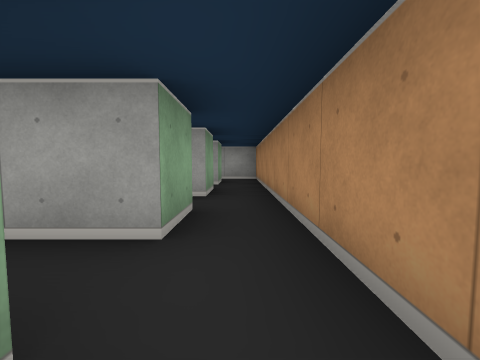
view 1 (above)

15 first-person views from a walk through a cub3D level. The camera is about half as high as the walls, tilts 4° down and sees 90° across. The floor is counted in squares. Each view is taken from the middle of a square. On the plan, view 1 faces up. The plan holds only what a view shows up to about 9 squares ahead; the rest is blank.

view 2
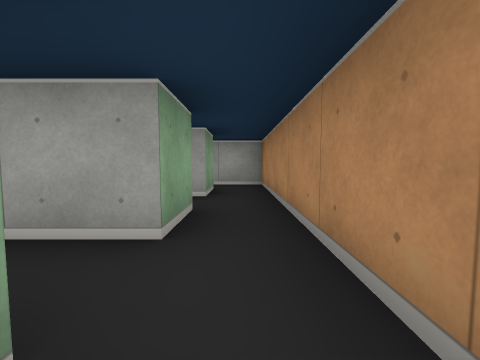

view 3
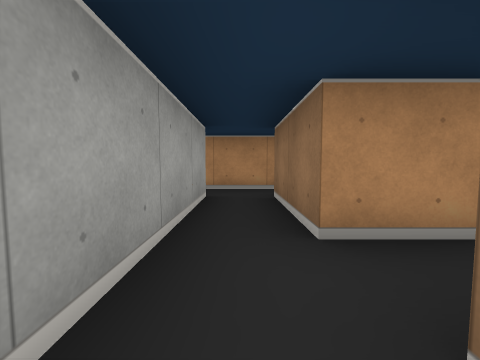

view 4
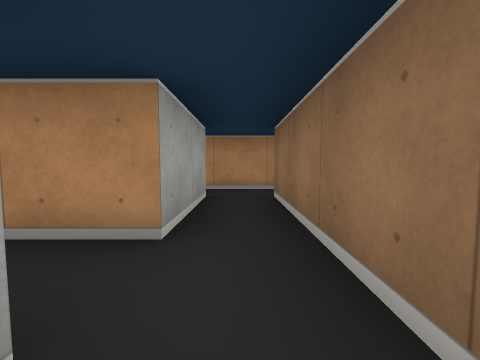

view 5
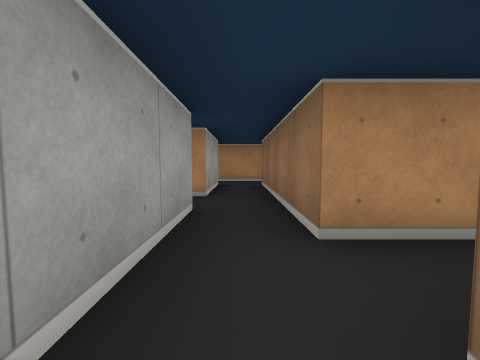

view 6
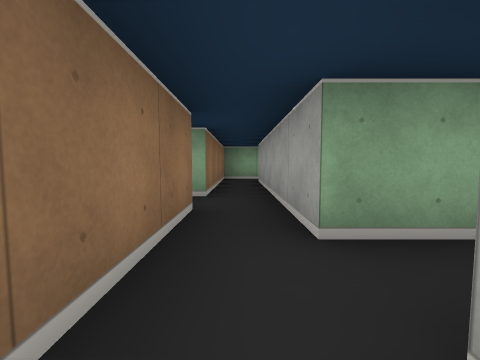

view 7
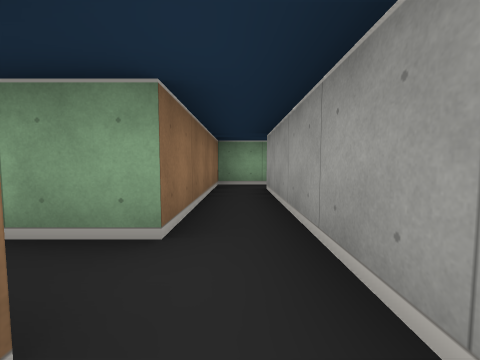

view 8
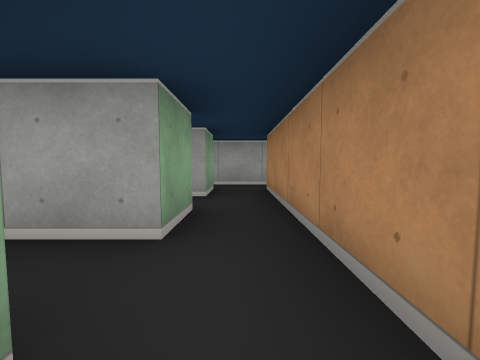

view 9
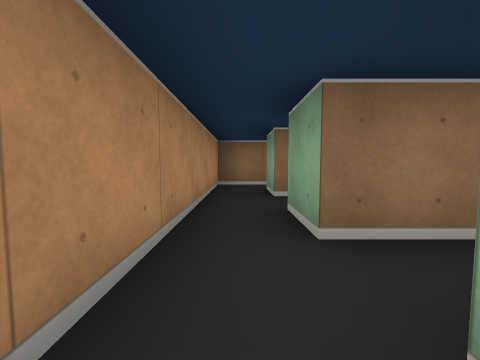

view 10
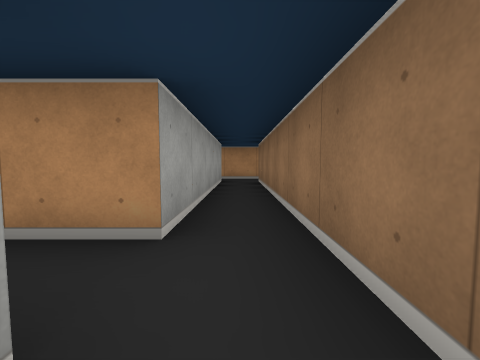

view 11
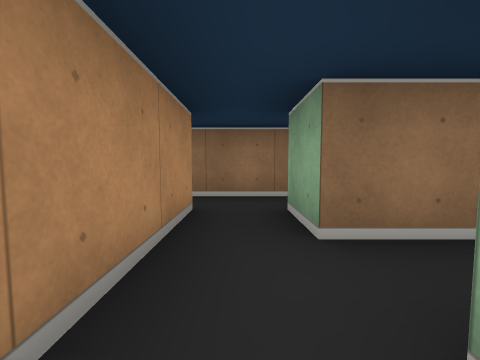

view 12
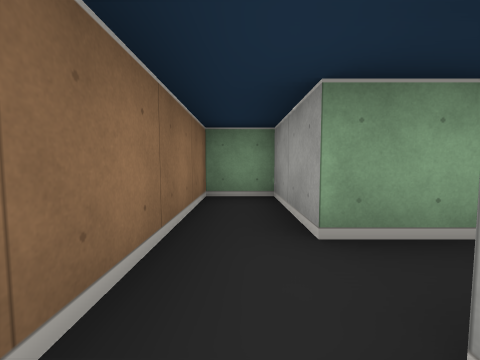

view 13
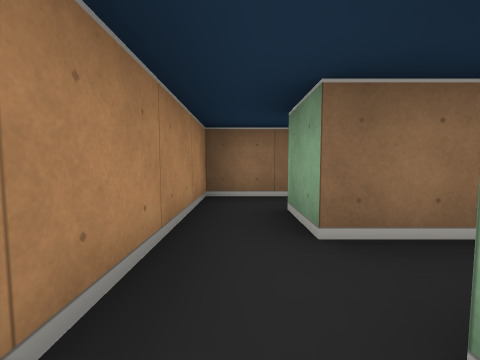

view 14
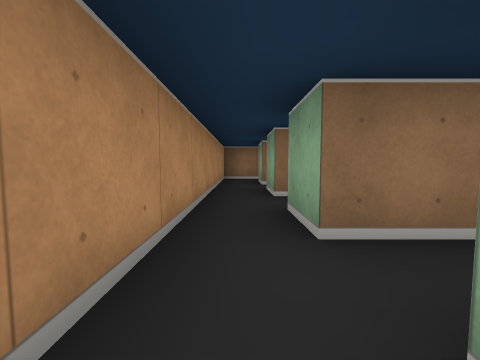

view 15
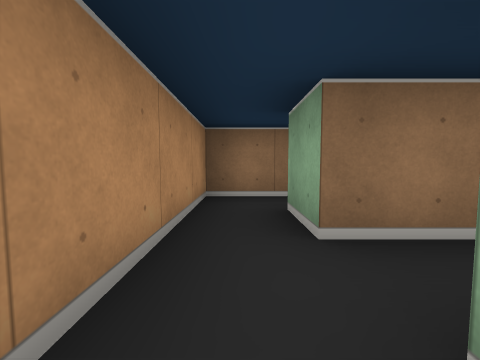

### Floor plan
Key: @ floor where view 1 was taken; # wall or solid block; . floor.
Columns run from 14 left of view 1 to 1 right of it. Each row starts with its distance up from view 1.
  8              ###
  7               .#
  6            ###.#
  5           .....#
  4     # #####.##.#
  3     #..........#
  2   #.#####.####.#
  1   ..#   ..#  ..#
  0 ###.#####.####@#
 -1 #.........#  ..#
 -2 #########.#  ###
 -3         ..#
 -4         ###

Positions as (right, up) in squares from view 1, and headings:
1: (0, 0), facing up
2: (0, 2), facing up
3: (-4, 5), facing right
4: (-4, 3), facing right
5: (-6, 3), facing right
6: (-2, 3), facing left
7: (-4, 3), facing left
8: (-5, -2), facing up
9: (-5, 2), facing down
10: (-12, -1), facing right
11: (-11, 2), facing down
12: (-10, -1), facing left
13: (-5, 0), facing down
14: (0, 6), facing down
15: (0, 2), facing down
